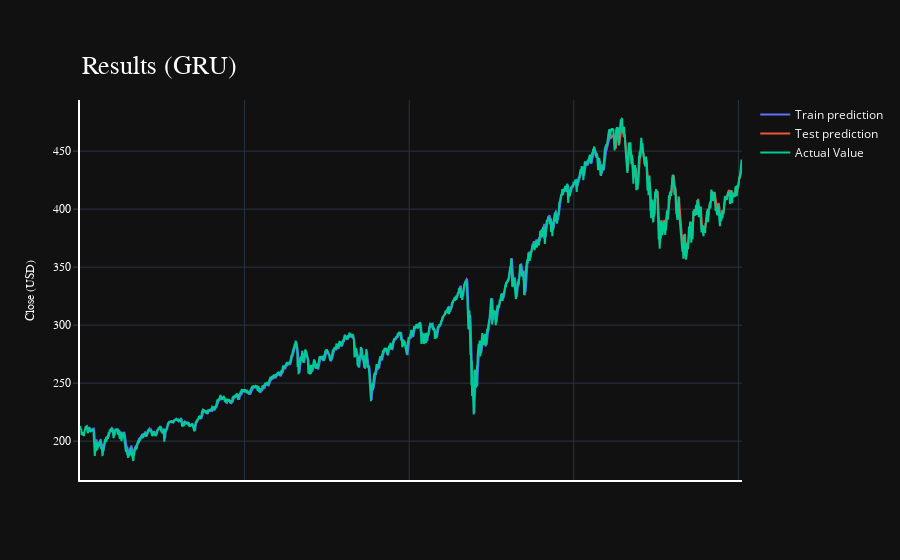

This figure's notebook cell:
### Code cell
import plotly.express as px
import plotly.graph_objects as go

fig = go.Figure()
fig.add_trace(go.Scatter(go.Scatter(x=result.index, y=result[0],
                    mode='lines',
                    name='Train prediction')))
fig.add_trace(go.Scatter(x=result.index, y=result[1],
                    mode='lines',
                    name='Test prediction'))
fig.add_trace(go.Scatter(go.Scatter(x=result.index, y=result[2],
                    mode='lines',
                    name='Actual Value')))
fig.update_layout(
    xaxis=dict(
        showline=True,
        showgrid=True,
        showticklabels=False,
        linecolor='white',
        linewidth=2
    ),
    yaxis=dict(
        title_text='Close (USD)',
        titlefont=dict(
            family='Rockwell',
            size=12,
            color='white',
        ),
        showline=True,
        showgrid=True,
        showticklabels=True,
        linecolor='white',
        linewidth=2,
        ticks='outside',
        tickfont=dict(
            family='Rockwell',
            size=12,
            color='white',
        ),
    ),
    showlegend=True,
    template = 'plotly_dark'

)



annotations = []
annotations.append(dict(xref='paper', yref='paper', x=0.0, y=1.05,
                              xanchor='left', yanchor='bottom',
                              text='Results (GRU)',
                              font=dict(family='Rockwell',
                                        size=26,
                                        color='white'),
                              showarrow=False))
fig.update_layout(annotations=annotations)

# fig.show()

### Figure 1 — Plotly figure (JSON) as saved in the notebook; plotly's stock layout.template omitted (floating-point values rounded to 4 significant figures; data arrays with more than 128 entries replaced by an {"elided": "..."} marker saying what was removed)
{"data": [{"mode": "lines", "name": "Train prediction", "type": "scatter", "x": {"elided": "2012 int values"}, "y": {"elided": "2012 float values"}}, {"mode": "lines", "name": "Test prediction", "type": "scatter", "x": {"elided": "2012 int values"}, "y": {"elided": "2012 float values"}}, {"mode": "lines", "name": "Actual Value", "type": "scatter", "x": {"elided": "2012 int values"}, "y": {"elided": "2012 float values"}}], "layout": {"annotations": [{"font": {"color": "white", "family": "Rockwell", "size": 26}, "showarrow": false, "text": "Results (GRU)", "x": 0, "xanchor": "left", "xref": "paper", "y": 1.05, "yanchor": "bottom", "yref": "paper"}], "showlegend": true, "xaxis": {"linecolor": "white", "linewidth": 2, "showgrid": true, "showline": true, "showticklabels": false}, "yaxis": {"linecolor": "white", "linewidth": 2, "showgrid": true, "showline": true, "showticklabels": true, "tickfont": {"color": "white", "family": "Rockwell", "size": 12}, "ticks": "outside", "title": {"font": {"color": "white", "family": "Rockwell", "size": 12}, "text": "Close (USD)"}}}}
